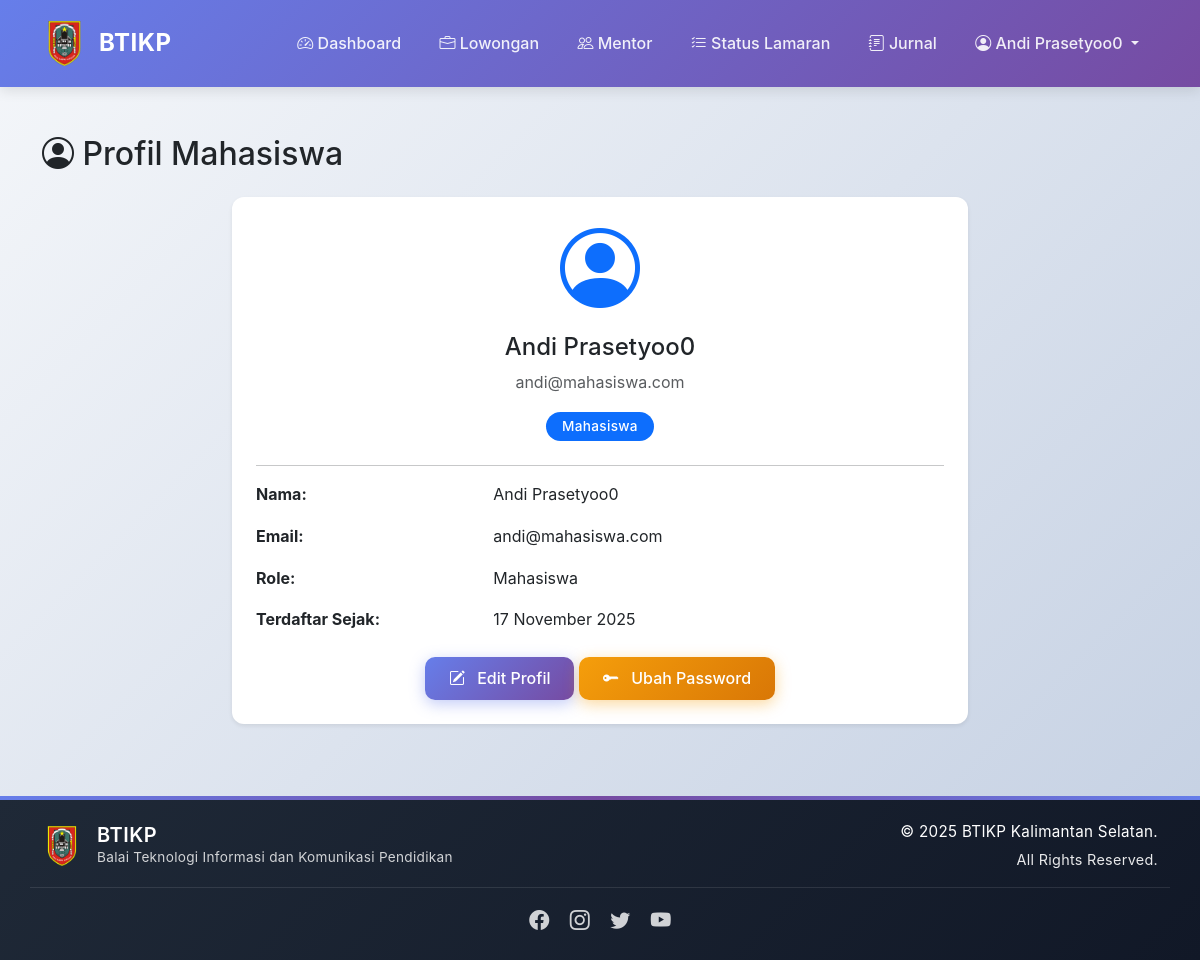
Screenshot of /pages/profile_mahasiswa.php (signed in) with the database file from the repository.
### tables this page shows
CREATE TABLE `users` (
  `id` int(11) NOT NULL,
  `nama` varchar(100) NOT NULL,
  `email` varchar(100) NOT NULL,
  `password` varchar(255) NOT NULL,
  `role` enum('mahasiswa','mentor','admin') NOT NULL,
  `created_at` datetime DEFAULT CURRENT_TIMESTAMP
);

### pages/profile_mahasiswa.php (the view, shortened to what this page needs)
<?php
require_once '../config/database.php';
include '../includes/header.php';
$user_id = $_SESSION['user_id'];
$query = "SELECT * FROM users WHERE id = '$user_id'";
$result = mysqli_query($conn, $query);
$user = mysqli_fetch_assoc($result);
?>
<div class="container my-5">
    <h2 class="mb-4">
        <i class="bi bi-person-circle"></i> Profil Mahasiswa
    </h2>
    <div class="row">
        <div class="col-md-8 mx-auto">
            <div class="card">
                <div class="card-body p-4">
                    <div class="text-center mb-4">
                        <i class="bi bi-person-circle display-1 text-primary"></i>
                        <h4 class="mt-3"><?= $user['nama'] ?></h4>
                        <p class="text-muted"><?= $user['email'] ?></p>
                        <span class="badge bg-primary">Mahasiswa</span>
                    </div>
                    <hr>
                    <div class="row mb-3">
                        <div class="col-md-4"><strong>Nama:</strong></div>
                        <div class="col-md-8"><?= $user['nama'] ?></div>
                    </div>
                    <div class="row mb-3">
                        <div class="col-md-4"><strong>Email:</strong></div>
                        <div class="col-md-8"><?= $user['email'] ?></div>
                    </div>
                    <div class="row mb-3">
                        <div class="col-md-4"><strong>Role:</strong></div>
                        <div class="col-md-8"><?= ucfirst($user['role']) ?></div>
                    </div>
                    <div class="row mb-3">
                        <div class="col-md-4"><strong>Terdaftar Sejak:</strong></div>
                        <div class="col-md-8"><?= date('d F Y', strtotime($user['created_at'])) ?></div>
                    </div>
                    <div class="text-center mt-4">
                        <button class="btn btn-primary" data-bs-toggle="modal" data-bs-target="#editModal">
                            <i class="bi bi-pencil-square"></i> Edit Profil
                        </button>
                        <button class="btn btn-warning" data-bs-toggle="modal" data-bs-target="#passwordModal">
                            <i class="bi bi-key-fill"></i> Ubah Password
                        </button>
                    </div>
                </div>
            </div>
        </div>
    </div>
</div>
<?php include '../includes/footer.php'; ?>

### assets/css/style.css (style rules this page uses)
:root { --primary-color: #0d6efd; --primary-dark: #0a58ca; --secondary-color: #6c757d; --success-color: #198754; --info-color: #0dcaf0; --warning-color: #ffc107; --danger-color: #dc3545; --light-bg: #f8f9fa; --dark-text: #212529; --shadow-sm: 0 2px 4px rgba(0,0,0,0.08); --shadow-md: 0 4px 12px rgba(0,0,0,0.1); --shadow-lg: 0 8px 24px rgba(0,0,0,0.12); --border-radius: 12px; --transition: all 0.3s cubic-bezier(0.4, 0, 0.2, 1); }
* { margin: 0; padding: 0; box-sizing: border-box; }
body { font-family: 'Inter', -apple-system, BlinkMacSystemFont, 'Segoe UI', Roboto, 'Helvetica Neue', Arial, sans-serif; line-height: 1.6; color: var(--dark-text); background: linear-gradient(135deg, #f5f7fa 0%, #c3cfe2 100%); min-height: 100vh; overflow-x: hidden; }
html { scroll-behavior: smooth; }
.card { border: none; border-radius: var(--border-radius); box-shadow: var(--shadow-sm); transition: var(--transition); overflow: hidden; background: white; margin-bottom: 1.5rem; }
.card-body { padding: 1.5rem; }
.btn { border-radius: 10px; padding: 0.6rem 1.5rem; font-weight: 500; transition: var(--transition); border: none; position: relative; overflow: hidden; z-index: 1; }
.btn::before { content: ''; position: absolute; top: 50%; left: 50%; width: 0; height: 0; border-radius: 50%; background: rgba(255, 255, 255, 0.3); transform: translate(-50%, -50%); transition: width 0.6s, height 0.6s; z-index: -1; }
.btn-primary { background: linear-gradient(135deg, #667eea 0%, #764ba2 100%); box-shadow: 0 4px 15px rgba(102, 126, 234, 0.4); }
.btn-warning { background: linear-gradient(135deg, #f59e0b 0%, #d97706 100%); box-shadow: 0 4px 15px rgba(245, 158, 11, 0.4); color: white; }
.badge { padding: 0.5rem 1rem; border-radius: 20px; font-weight: 500; font-size: 0.85rem; letter-spacing: 0.3px; }
.container { animation: fadeIn 0.6s ease; }
.bi { transition: var(--transition); }
.card-title .bi, .btn .bi { margin-right: 0.5rem; }

### rows the page displays
users: nama "Andi Prasetyoo0", email "andi@mahasiswa.com", role "Mahasiswa", created_at "17 November 2025"

### other values shown
$_SESSION['nama'] "Andi Prasetyoo0"
